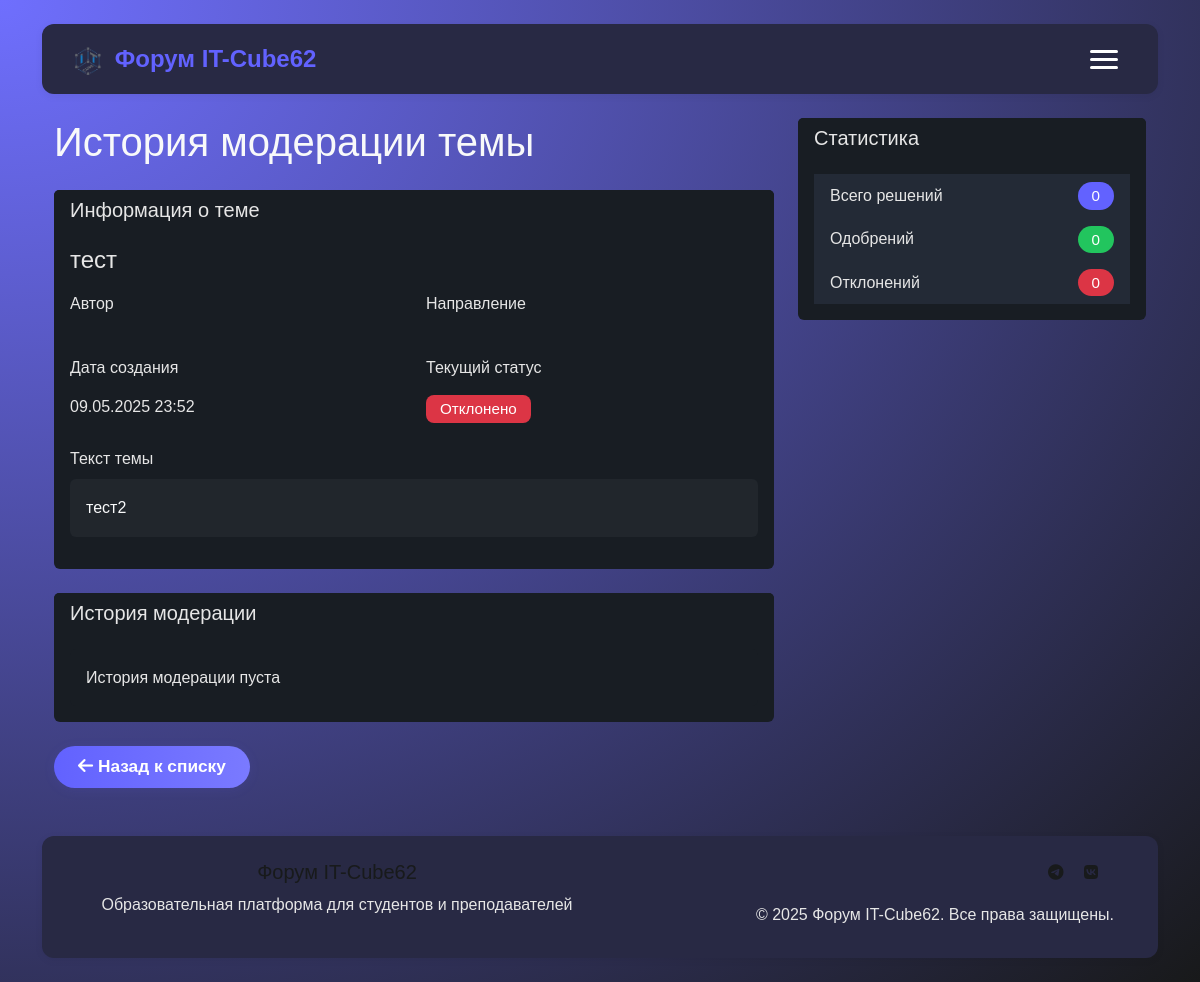
/moderation/topic/1/history (signed in), run on the app's committed database.
### tables this page shows
CREATE TABLE topics (
            id INTEGER PRIMARY KEY AUTOINCREMENT,
            number INTEGER NOT NULL,
            title TEXT NOT NULL,
            text TEXT NOT NULL,
            direction TEXT NOT NULL,
            created_at TIMESTAMP DEFAULT CURRENT_TIMESTAMP,
            user_id INTEGER, status TEXT DEFAULT 'pending', moderated_at DATETIME, moderated_by INTEGER, moderator_id INTEGER, moderation_comment TEXT,
            FOREIGN KEY (user_id) REFERENCES users (id)
        );

### web/app.py (the view)
@app.route('/moderation/topic/<int:topic_id>/history')
@login_required
def topic_moderation_history(topic_id):
    user = get_user_by_id(session['user_id'])
    if user['role'] not in ['moderator', 'admin']:
        flash('У вас нет доступа к панели модерации', 'danger')
        return redirect(url_for('index'))
    topic = get_topic_by_id(topic_id)
    if not topic:
        flash('Тема не найдена', 'danger')
        return redirect(url_for('moderation_topics'))
    history = get_topic_moderation_history(topic_id)
    return render_template('topic_moderation_history.html', topic=topic, history=history)

### database.py (called while the page is built)
def get_db_connection():
    conn = sqlite3.connect(DB_PATH)
    conn.row_factory = sqlite3.Row
    return conn

def get_user_by_id(user_id):
    conn = get_db_connection()
    c = conn.cursor()
    user = c.execute('SELECT * FROM users WHERE id = ?', (user_id,)).fetchone()
    conn.close()
    return user

def get_maintenance_mode():
    conn = get_db_connection()
    c = conn.cursor()
    try:
        c.execute('SELECT value FROM settings WHERE key = "maintenance_mode"')
        result = c.fetchone()
        return bool(result and result['value'] == 'true')
    except sqlite3.Error:
        return False
    finally:
        conn.close()

### web/app.py (called while the page is built)
@app.template_filter('datetimeformat')
def datetimeformat(value, format='%d.%m.%Y %H:%M'):
    from datetime import datetime, timedelta
    if not value:
        return ''
    if isinstance(value, (int, float)):
        value = datetime.fromtimestamp(value)
    elif isinstance(value, str):
        for fmt in ('%Y-%m-%d %H:%M:%S', '%Y-%m-%d %H:%M:%S.%f', '%Y-%m-%dT%H:%M:%S', '%Y-%m-%d'):
            try:
                value = datetime.strptime(value, fmt)
                break
            except Exception:
                continue
        else:
            return value  # если не удалось преобразовать, вернуть как есть
    value = value + timedelta(hours=3)
    return value.strftime(format)

@app.context_processor
def inject_now():
    return {'now': datetime.now()}

@app.context_processor
def inject_user():
    user = None
    if 'user_id' in session:
        user = get_user_by_id(session['user_id'])
    from flask import request
    return dict(user=user, active_page=request.endpoint)

def login_required(f):
    @wraps(f)
    def decorated_function(*args, **kwargs):
        if 'user_id' not in session:
            flash('Пожалуйста, войдите в систему', 'warning')
            return redirect(url_for('login'))
        return f(*args, **kwargs)
    return decorated_function

@app.template_filter('nl2br')
def nl2br(value):
    if not value:
        return ''
    return value.replace('\n', '<br>')

@app.context_processor
def inject_maintenance_mode():
    from database import get_maintenance_mode
    return {'maintenance_mode': get_maintenance_mode()}

def get_db_connection():
    conn = sqlite3.connect(DB_PATH)
    conn.row_factory = sqlite3.Row
    return conn

### web/templates/topic_moderation_history.html (shortened to what this page needs)
{% extends "base.html" %}
{% block content %}
<div class="container mt-4">
    <div class="row">
        <div class="col-md-8">
            <h1 class="mb-4 text-light">История модерации темы</h1>
            <div class="card mb-4 bg-dark">
                <div class="card-header bg-dark">
                    <h5 class="card-title mb-0 text-light">Информация о теме</h5>
                </div>
                <div class="card-body">
                    <h4 class="card-title text-light">{{ topic.title }}</h4>
                    <div class="row mt-3">
                        <div class="col-md-6">
                            <div class="mb-3">
                                <label class="form-label">Автор</label>
                                <p class="form-control-plaintext">{{ topic.author_name }}</p>
                            </div>
                        </div>
                        <div class="col-md-6">
                            <div class="mb-3">
                                <label class="form-label">Направление</label>
                                <p class="form-control-plaintext">{{ topic.direction_name }}</p>
                            </div>
                        </div>
                    </div>
                    <div class="row">
                        <div class="col-md-6">
                            <div class="mb-3">
                                <label class="form-label">Дата создания</label>
                                <p class="form-control-plaintext">
                                    {{ topic.created_at|datetimeformat('%d.%m.%Y %H:%M') }}
                                </p>
                            </div>
                        </div>
                        <div class="col-md-6">
                            <div class="mb-3">
                                <label class="form-label">Текущий статус</label>
                                <p class="form-control-plaintext">
                                    {% if topic.status == 'approved' %}
                                        <span class="badge bg-success">Одобрено</span>
                                    {% elif topic.status == 'rejected' %}
                                        <span class="badge bg-danger">Отклонено</span>
                                    {% else %}
                                        <span class="badge bg-warning">На модерации</span>
                                    {% endif %}
                                </p>
                            </div>
                        </div>
                    </div>
                    <div class="mb-3">
                        <label class="form-label">Текст темы</label>
                        <div class="p-3 rounded bg-secondary bg-opacity-10 text-light">
                            {{ topic.text|nl2br|safe }}
                        </div>
                    </div>
                </div>
            </div>
            <div class="card bg-dark">
                <div class="card-header bg-dark">
                    <h5 class="card-title mb-0 text-light">История модерации</h5>
                </div>
                <div class="card-body">
                    {% if history %}
                        <div class="timeline">
                            {% for entry in history %}
                            <div class="timeline-item">
                                <div class="timeline-marker">
                                    {% if entry.status == 'approved' %}
                                        <i class="fas fa-check text-success"></i>
                                    {% else %}
                                        <i class="fas fa-times text-danger"></i>
                                    {% endif %}
                                </div>
                                <div class="timeline-content">
                                    <div class="d-flex justify-content-between align-items-center mb-2">
                                        <h6 class="mb-0">
                                            {% if entry.status == 'approved' %}
                                                <span class="badge bg-success">Одобрено</span>
                                            {% else %}
                                                <span class="badge bg-danger">Отклонено</span>
                                            {% endif %}
                                        </h6>
                                        <small class="text-muted">
                                            {{ entry.created_at|datetimeformat('%d.%m.%Y %H:%M') }}
                                        </small>
                                    </div>
                                    <div class="mb-2">
                                        <strong>Модератор:</strong> {{ entry.moderator_name }}
                                    </div>
                                    {% if entry.comment %}
                                    <div class="mb-2">
                                        <strong>Комментарий:</strong>
                                        <p class="mb-0">{{ entry.comment }}</p>
                                    </div>
                                    {% endif %}
                                </div>
                            </div>
                            {% endfor %}
                        </div>
                    {% else %}
                        <div class="alert alert-info mb-0 bg-dark text-light border-0">
                            История модерации пуста
                        </div>
                    {% endif %}
                </div>
            </div>
            <div class="mt-4">
                <a href="{{ url_for('moderation_topics') }}" class="btn btn-secondary">
                    <i class="fas fa-arrow-left"></i> Назад к списку
                </a>
            </div>
        </div>
        <div class="col-md-4">
            <div class="card bg-dark">
                <div class="card-header bg-dark">
                    <h5 class="card-title mb-0 text-light">Статистика</h5>
                </div>
                <div class="card-body">
                    <div class="list-group list-group-flush">
                        <div class="list-group-item d-flex justify-content-between align-items-center">
                            Всего решений
                            <span class="badge bg-primary rounded-pill">{{ history|length }}</span>
                        </div>
                        <div class="list-group-item d-flex justify-content-between align-items-center">
                            Одобрений
                            <span class="badge bg-success rounded-pill">
                                {{ history|selectattr('status', 'equalto', 'approved')|list|length }}
                            </span>
                        </div>
                        <div class="list-group-item d-flex justify-content-between align-items-center">
                            Отклонений
                            <span class="badge bg-danger rounded-pill">
                                {{ history|selectattr('status', 'equalto', 'rejected')|list|length }}
                            </span>
                        </div>
                    </div>
                </div>
            </div>
        </div>
    </div>
</div>
{% endblock %}

### web/static/custom.css (style rules this page uses)
:root { --primary-color: #6262ff; --primary-hover: #4a4ac7; --text-color: #181a1b; --text-muted: #444a50; --bg-color: #f4f6fa; --card-bg: #282944; --border-radius: 12px; --shadow: 0 2px 8px rgba(0,0,0,0.06); --shadow-hover: 0 4px 16px rgba(98,98,255,0.10); --bg-main: #18191a; --bg-card: #23272b; --text-main: #f5f6fa; --text-muted: #b0b3b8; --border-main: #343a40; }
body { background: radial-gradient(ellipse at top left, rgb(111,111,254) 0%, #18191a 100%) !important; min-height: 100vh; color: #fff; line-height: 1.6; }
.btn { border-radius: 8px; font-weight: 500; padding: 8px 16px; transition: all 0.2s; }
.badge { padding: 6px 12px; border-radius: 6px; font-weight: 500; }
.badge.bg-primary { background: #6262ff !important; color: #fff !important; }
.badge { border-radius: 8px; font-size: 0.95em; font-weight: 500; padding: 6px 14px; }
.badge.bg-success { background: #22c55e !important; color: #fff !important; }
.card, .topic-card, .profile-card, .footer, .direction-list, .modal-content { background: var(--card-bg) !important; }
html, body, *:not(.fa):not(.fas):not(.far):not(.fal):not(.fab):not([class*="fa-"]):not(.bi):not([class*="bi-"]):not(svg):not(path) { font-family: 'Unbounded', sans-serif !important; }
input:not(.fa):not(.fas):not(.far):not(.fal):not(.fab):not([class*="fa-"]):not(.bi):not([class*="bi-"]), textarea:not(.fa):not(.fas):not(.far):not(.fal):not(.fab):not([class*="fa-"]):not(.bi):not([class*="bi-"]), select:not(.fa):not(.fas):not(.far):not(.fal):not(.fab):not([class*="fa-"]):not(.bi):not([class*="bi-"]), option:not(.fa):not(.fas):not(.far):not(.fal):not(.fab):not([class*="fa-"]):not(.bi):not([class*="bi-"]), button:not(.fa):not(.fas):not(.far):not(.fal):not(.fab):not([class*="fa-"]):not(.bi):not([class*="bi-"]), label:not(.fa):not(.fas):not(.far):not(.fal):not(.fab):not([class*="fa-"]):not(.bi):not([class*="bi-"]) { font-family: 'Unbounded', sans-serif !important; }
.fa, .fas, .far, .fal, .fab, [class*="fa-"] { font-family: 'Font Awesome 6 Free' !important; }
.btn, .btn-primary { font-family: 'Unbounded', 'Inter', Arial, sans-serif !important; font-weight: 700; font-size: 1.08em; border-radius: 24px !important; padding: 8px 24px !important; min-width: 120px; background: linear-gradient(90deg, #6262ff 0%, #7a7aff 100%) !important; color: #fff !important; border: none !important; box-shadow: 0 2px 12px rgba(98,98,255,0.10); transition: background 0.2s, box-shadow 0.2s, transform 0.1s; cursor: pointer; display: inline-block; }
* { scrollbar-width: thin; scrollbar-color: #282944 #282944; }

### web/templates/topic_moderation_history.html (style rules this page uses)
.card.bg-dark, .bg-dark { background: #181d23 !important; color: #e6e6e6 !important; border: none; }
.form-control-plaintext, .card-title, .badge, .text-muted { color: #e6e6e6 !important; }
.badge.bg-success, .badge.bg-danger, .badge.bg-warning, .badge.bg-primary { color: #fff !important; }
.list-group-item { background: #232a36 !important; color: #e6e6e6 !important; border: none; }

### data on the page
topics: title "тест", created_at "09.05.2025 23:52", text "тест2"

### other printed values
{{ history|length }} "0"
{{ history|selectattr('status', 'equalto', 'approved')|list|length }} "0"
{{ history|selectattr('status', 'equalto', 'rejected')|list|length }} "0"
